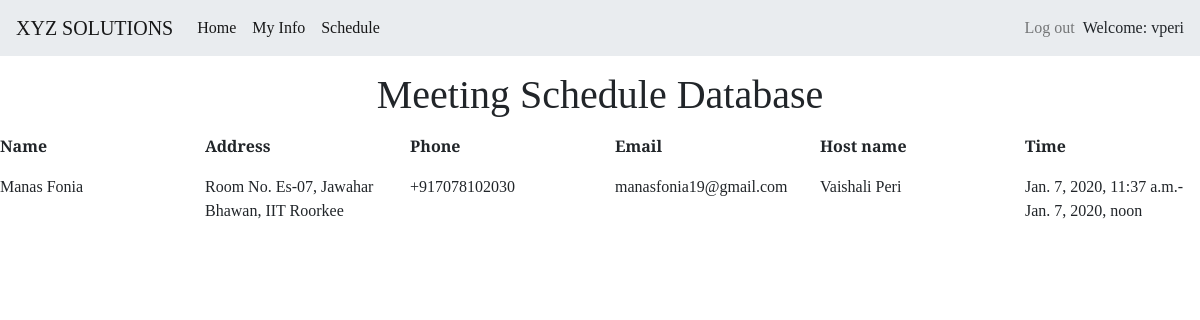
The page /accounts/profile/meet (signed in) on the database as committed earlier.
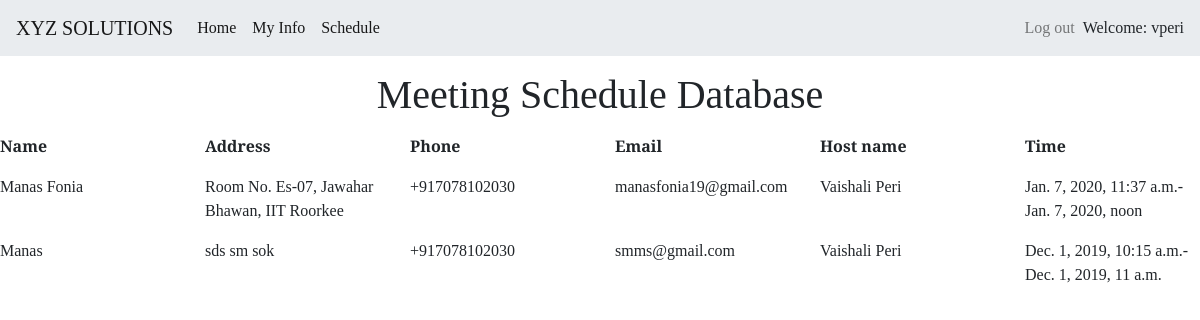
The same page on the database as committed later.
### firstapp/models.py (models this page shows, shortened)
class VisitorInfo(models.Model):
    name = models.CharField(max_length=150)
    address = models.CharField(max_length=255)
    phone = PhoneNumberField(null=False, blank=False)
    email = models.EmailField()
    host = models.ForeignKey(EmployeeInfo, on_delete=models.CASCADE)
    timestamp = models.DateTimeField(auto_now_add=True, blank=False)
    checkout = models.DateTimeField(blank=True, null=True)
    start_time = models.DateTimeField(blank=False)
    end_time = models.DateTimeField(blank=False)

class EmployeeInfo(models.Model):
    user = models.OneToOneField(User, on_delete=models.CASCADE)
    designation = models.CharField(max_length=150)
    phone = PhoneNumberField(null=False, blank=False, unique=True)
    office_address = models.CharField(max_length=255)
    def __str__(self):
        return self.user.get_full_name()

### firstapp/views.py (the view)
# urls.py: path('accounts/profile/meet', views.UserMeeting, name='meet'),
@login_required(login_url="/")
def UserMeeting(request):
    emp_user = EmployeeInfo.objects.filter(user=request.user).first()
    sch_details = VisitorInfo.objects.filter(host=emp_user)
    context = {
        'sch_details': sch_details
    }
    return render(request, "user_meeting.html", context=context)

### firstapp/templates/firstapp/user_meeting.html
{% extends "firstapp/base.html" %}
{% block content %}
<h1 style="text-align: center; margin: 15px 15px 15px 15px;">Meeting Schedule Database</h1>
<div class = "data" style="margin: 15px 15px 15pxpx 15px;">
<div class="row">
        <div class="col"><p><b>Name</b></p></div>
        <div class="col"><p><b>Address</b></p></div>
        <div class="col"><p><b>Phone</b></p></div>
        <div class="col"><p><b>Email</b></p></div>
        <div class="col"><p><b>Host name</b></p></div>
        <div class="col"><p><b>Time</b></p></div>
    </div>
{% for sch in sch_details %}
    <div class="row">
        <div class="col"><p>{{sch.name}}</p></div>
        <div class="col"><p>{{sch.address}}</p></div>
        <div class="col"><p>{{sch.phone}}</p></div>
        <div class="col"><p>{{sch.email}}</p></div>
        <div class="col"><p>{{sch.host}}</p></div>
         <div class="col"><p>{{sch.start_time}}-{{sch.end_time}}</p></div>
    </div>
{% endfor %}
</div>
{% endblock %}

Rows that differ between the two databases and show on the page:
added VisitorInfo: name "Manas", address "sds sm sok", phone "+917078102030", email "smms@gmail.com", host "Vaishali Peri", start_time "Dec. 1, 2019, 10:15 a.m.", end_time "Dec. 1, 2019, 11 a.m."
